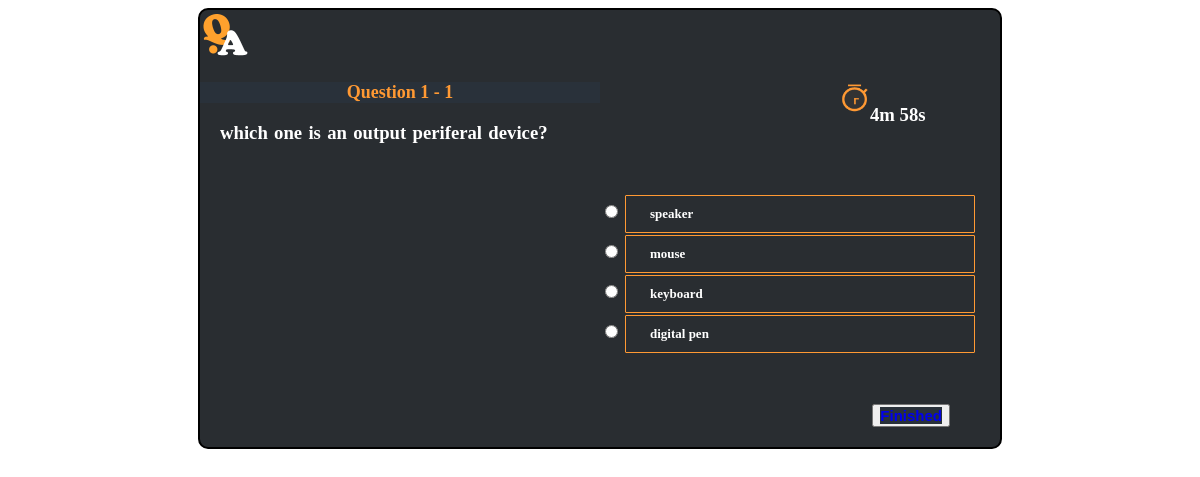
/questions/3/, run on the app's committed database.
### questionanswering/questionanswer/models.py (models this page shows, shortened)
class Question(models.Model):
    question_text = models.CharField(max_length=100)
    topic = models.ForeignKey(Topic, on_delete=models.CASCADE)
    class Meta:
        abstract = False  # To make an abstract base class that inherits from another abstract base class

class Choice(models.Model):
    choice_text = models.CharField(max_length=200)
    is_answer = models.BooleanField(default=False)
    question = models.ForeignKey(Question, on_delete=models.CASCADE)
    class Meta:
        abstract = False

### questionanswering/questionanswer/views.py (the view, shortened to what this page needs)
# urls.py: path('<int:topic_id>/', views.questions_page, name='question_page'),
def questions_page(request, topic_id):
    topic = Topic.objects.get(id=topic_id)
    scores = Score.objects.get(id=1)
    topic.check_time(scores)
    questions = topic.question_set.all()
    if scores.second == 0 or not questions:
        score = scores
        Score.objects.filter(id=1).update(score=0, minute=0, second=0,
                                          previous_time_minute=0, previous_time_second=0
                                          )
        return render(request, 'question_answer/sorry.html', {'topic': topic, 'score': score})
    paginator = Paginator(questions, 1)
    page_number = request.GET.get('page')
    page_obj = paginator.get_page(page_number)
    return render(request, 'question_answer/question_pages.html',
                  {'page_obj': page_obj, 'topic': topic, 'score': scores})

### questionanswering/questionanswer/models.py (called while the page is built)
    def save(self, *args, **kwargs):
        if self.__class__.objects.count():
            self.pk = self.__class__.objects.first().pk
        super().save(*args, **kwargs)

### questionanswering/topic/models.py (called while the page is built, shortened)
    def check_time(self, scores):
        starting_point = self.given_time_in_minute
        print("starting_point :", starting_point)
        previous_time_in_minute = scores.minute
        previous_time_in_second = scores.second
        if previous_time_in_minute == 0 and previous_time_in_second == 0:
            starting_minute = starting_point - 1
            starting_second = 60
            scores.date = datetime.now()
            scores.minute = starting_minute
            scores.second = starting_second
            scores.previous_time_minute = 1
            scores.previous_time_second = 1
            scores.save()

### questionanswering/templates/question_answer/question_pages.html (shortened to what this page needs)
{% extends 'parent.html' %}
{% load static %}
{% block content %}
    <link href="{% static 'home.css' %}" rel="stylesheet">
<div class="left_container">
    <div class="question_number">
<p> Question {{ page_obj.number }} - {{ page_obj.paginator.num_pages }} </p>
   </div>
     {% for question in page_obj.object_list %}
    <div class="question_container">
<p>  <h3> {{ question.question_text }} </h3></p>
   </div>
</div>
<div class="right_container">
   <div class="time_display">
       <img src="{% static 'assets/clock.png' %}" width="50%" height="50%">
   <h3 id="demo" > </h3>
   </div>
    <div class="choice_display">
{% for choice in question.choice_set.all %}
<input type="radio"  name="choice" id="choice{{ forloop.counter }}" value="{{ choice.id }}" >
        <label for="choice{{ forloop.counter }}">{{ choice.choice_text }}</label><br>
{% endfor %}
{% endfor %}
{% if page_obj.has_next %}
<div class="next_button">
    <button onclick="checklist('abc');"> <a href="?page={{ page_obj.next_page_number }}&choice=" id="abc"  > Next</a></button>
    {% else %}
   </div>
        <div class="finished_button">
  <button onclick="checklist('abcd');"><a href="?page={{ 1 }}&choice=" id="abcd">Finished</a></button>
   </div>
{% endif %}
   </div>
</div>
{% endblock content %}

### questionanswering/templates/parent.html (shortened to what this page needs)
<!DOCTYPE html>
<html lang="en">
<head>
    {% load static %}
  <link href="{% static 'parent.css' %}" rel="stylesheet">
</head>
<body>
<div class="container">
<div class="logo">
<img src="{% static 'assets/icon.png' %}" width="50" height="50" >
   </div>
    {% block content %}
    {% endblock content %}
</body>
</html>

### questionanswering/static/parent.css (style rules this page uses)
body { display : flex ; flex-direction : row ; justify-content : center ; align-items : center ; height : 800 px; }
.container { width : 800px; font-style : normal ; font-weight : bold; background-color : #292d31; border-width : 2px ; border-style : solid ; border-color : black; border-radius : 10px; }
.logo img { width : 50px ; height : 50px; }

### questionanswering/static/home.css (style rules this page uses)
.left_container { width : 400px; float : left; border-width : 300 px; }
.right_container { width: 400px; float : right; }
a { font-weight : bold; font-size: 15px; background-color: #29313a; }
a:link { text-decoration:none; }
.question_number { font-family : Times; font-size : large ; background-color :#29313a; color : #ff9933 ; text-align : center ; letter-spacing : 2 em; }
.question_container { font-family : serif; font-size : middle ; color : white ; word-spacing : 0.1em ; letter-spacing : 1 em; padding-left : 20px; }
.logo img { width : 50px ; height : 50px; }
.choice_display { margin-top : 130px; }
.finished_button { margin-top: 50px; margin-right: 50px; float: right; margin-bottom: 20px; background-color : #333333; }
.choice_display label { width : 300px; border : none ; color : white ; padding : 10px 24px; margin : 1px 0px 1px 0px; text-align : left; font-size: 13px; display : inline-block; border : 1px solid #ff9933 ; border-radius :1px; transition-duration : 0.4s; }
.time_display { margin : auto ; color : white ; float : right; padding : 10 px; margin-right : 50px; margin-top : 20px; }
.time_display img { float : left; width : 30px ; height : 30px; }
.time_display h3 { width : 100px; margin-right : 0px; padding-left : 10px; margin-top : 20px; }

### data on the page
Question: question_text "which one is an output periferal device?"
Choice: choice_text "speaker"
Choice: choice_text "mouse"
Choice: choice_text "keyboard"
Choice: choice_text "digital pen"

### other printed values
{{ page_obj.number }} "1"
{{ page_obj.paginator.num_pages }} "1"
